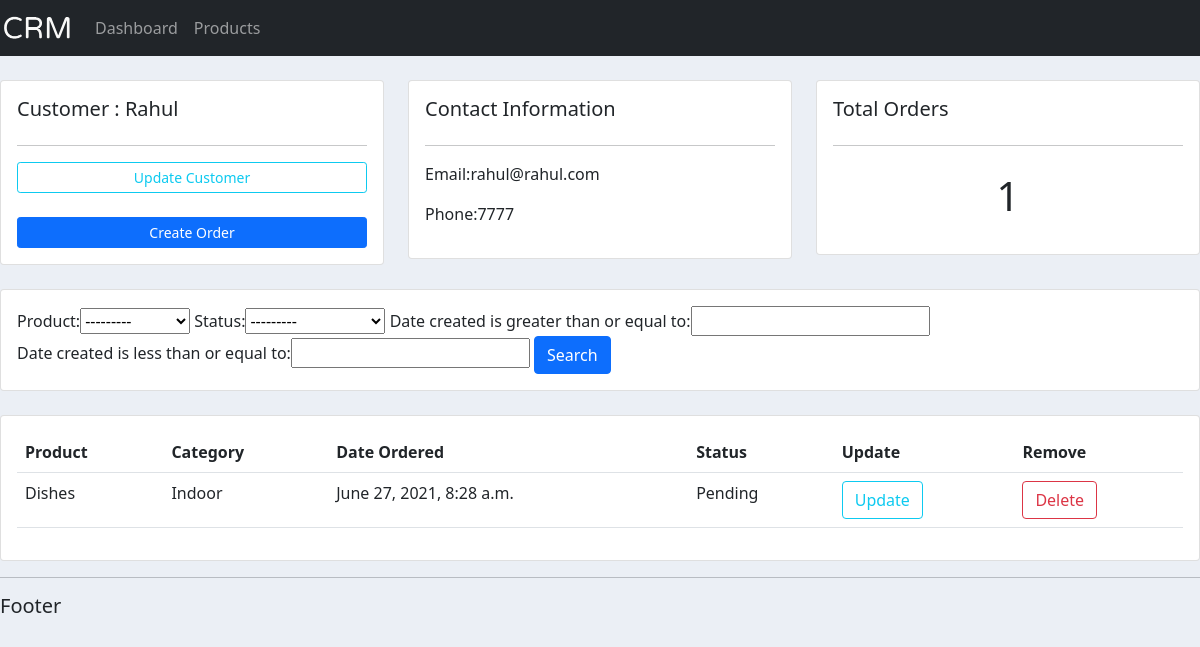
The app's page /customer/2/, older data.
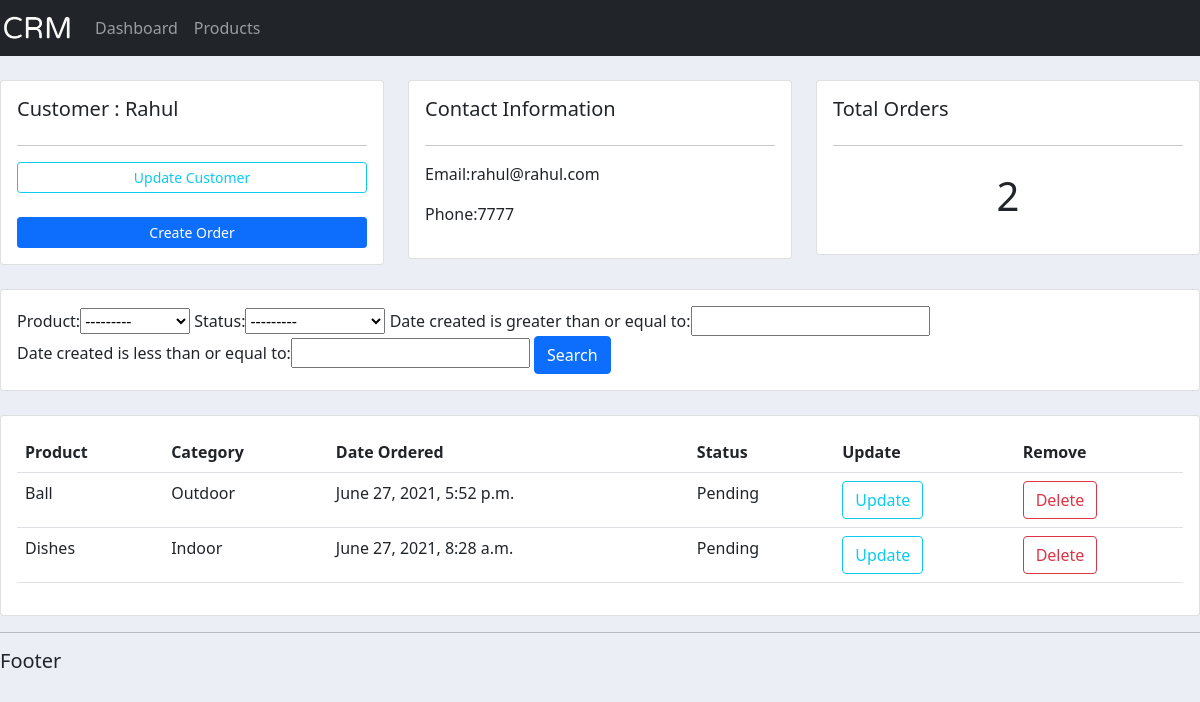
The same page, newer data.
### accounts/models.py (models this page shows)
class order(models.Model):
    STATUS = (
         ('Pending','Pending'),
         ('Out for delivery','Out for delivery'),
         ('Delivered','Delivered')
     )
    customer = models.ForeignKey(Customer,null=True,on_delete=models.SET_NULL)
    product = models.ForeignKey(product,null=True,on_delete=models.SET_NULL)
    date_created = models.DateTimeField(auto_now_add=True,null=True)
    status = models.CharField(max_length=100,choices=STATUS)
    class Meta:
        ordering = ('-date_created','status')

class product(models.Model):
    CATEGORY = (
         ('Indoor','Indoor'),
         ('Outdoor','Outdoor')
     )
    name = models.CharField(max_length=100, null=True)
    price = models.FloatField(null=True)
    category = models.CharField(max_length=100,null=True,choices=CATEGORY)
    description = models.CharField(max_length=500,null=True)
    date_created = models.DateTimeField(auto_now_add=True,null=True)
    tags=models.ManyToManyField(tag)
    def __str__(self):
        return self.name

### accounts/views.py (the view)
# urls.py: path('customer/<str:pk>/',customer,name='customer'),
def customer(request,pk):
    customer=Customer.objects.get(id=pk)
    orders=customer.order_set.all()
    totalorders=orders.count()
    myFilters = FilterOrder(request.GET,queryset=orders)
    orders=myFilters.qs
    context = {'customer':customer,'orders':orders,'totalorders':totalorders,'filters':myFilters}
    return render(request,'accounts/customer.html',context)

### accounts/templates/accounts/customer.html
{% extends 'accounts/main.html' %}
    {% block content %}
        <br>
        <div class="row">
            <div class="col-md">
                <div class="card card-body">
                    <h5>Customer : {{customer.name}}</h5>
                    <hr>
                    <a class="btn btn-outline-info btn-sm btn-block" href="">Update Customer</a>
                    <br>
                    <a class="btn btn-primary btn-sm btn-block" href="{% url 'createorder' customer.id %}">Create Order</a>
                </div>
            </div>
            <div class="col-md">
                <div class="card card-body">
                    <h5>Contact Information</h5>
                    <hr>
                    <p>Email:{{customer.email}}</p>
                    <p>Phone:{{customer.phone}}</p>
                </div>
            </div>
            <div class="col-md">
                <div class="card card-body">
                    <h5>Total Orders</h5>
                    <hr>
                    <h1 style="text-align: center;padding: 10px;">{{totalorders}}</h1>
                </div>
            </div>
        </div>
        <br>
        <div class="row">
            <div class="col">
                <div class="card card-body">
                    <form method="get">
                        {{filters.form}}
                        <button class="btn btn-primary" type="submit">Search</button>
                    </form>
                </div>
            </div>
        </div>
        <br>
        <div class="row">
            <div class="col-md">
                <div class="card card-body">
                    <table class="table">
                        <tr>
                            <th>Product</th>
                            <th>Category</th>
                            <th>Date Ordered</th>
                            <th>Status</th>
                            <th>Update</th>
                            <th>Remove</th>
                        </tr>
                        {% for i in orders %}
                            <tr>
                                <td>{{i.product}}</td>
                                <td>{{i.product.category}}</td>
                                <td>{{i.date_created}}</td>
                                <td>{{i.status}}</td>
                                <td><a class="btn btn-outline-info" href="{% url 'updateorder' i.id %}">Update</a></td>
                                <td><a class="btn btn-outline-danger" href="{% url 'deleteorder' i.id %}">Delete</a></td>
                            </tr>
                        {% endfor %}
                    </table>
                </div>
            </div>
        </div>
    {% endblock %}

Row changes from the older to the newer data that the page shows:
added order: product "Ball", product.category "Outdoor", date_created "June 27, 2021, 5:52 p.m.", status "Pending"
Text that changed along with them:
{{ totalorders }}: "1" → "2"
